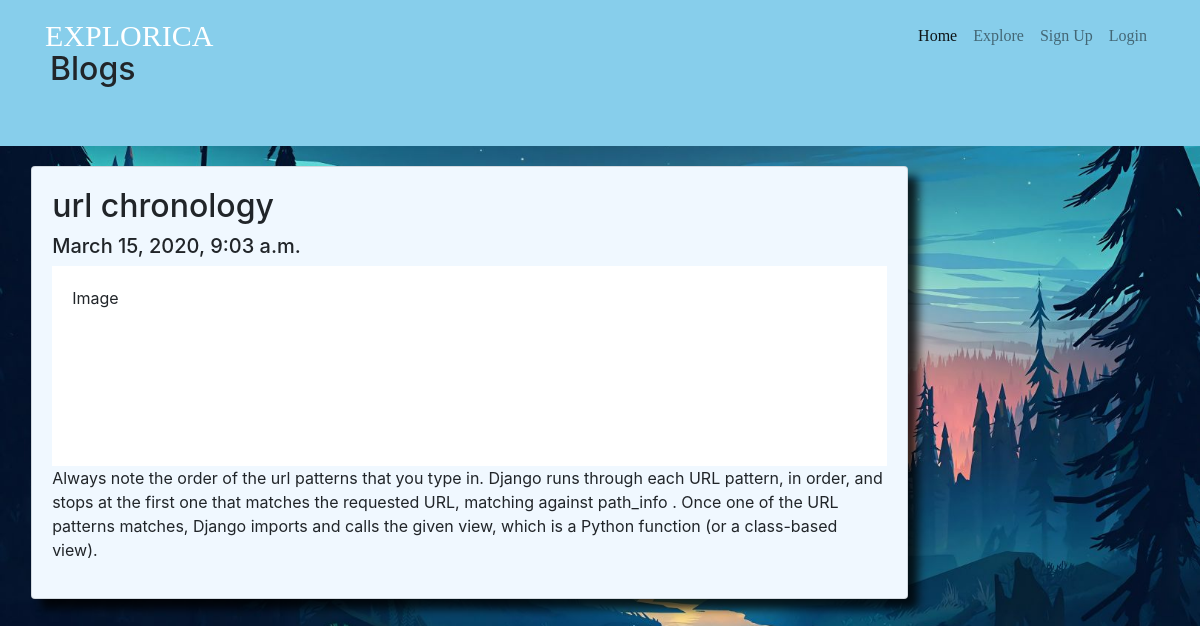
/blog/url-chronology/, run on the app's committed database.
### blog/models.py (models this page shows, shortened)
class Article(models.Model):
    article_image = models.ImageField(upload_to='images/', blank=True)
    article_title = models.CharField(max_length=50)
    user = models.ForeignKey(User, related_name='author', default=1, on_delete=models.CASCADE)
    article_about = models.TextField()
    slug = models.SlugField(unique=True, default=2)
    date_published = models.DateTimeField(auto_now_add=True)

### blog/views.py (the view)
# urls.py: path('<slug>/', views.blog_detail, name='detail-blog'),
def blog_detail(request, slug):
    single_blog = Article.objects.get(slug=slug)
    return render(request, 'blog/blog_detail.html', {'single_blog': single_blog})

### blog/templates/blog/blog_detail.html
{% extends 'main/base.html' %}
{% block content %}
    <div class="header">
      <h2> Blogs </h2>
    </div>
    <div class="row">
      <div class="leftcolumn">
        <div class="card">
          <h2>{{ single_blog.article_title }}</h2>
          <h5>{{ single_blog.date_published }}</h5>
          <div class="fakeimg" style="height:200px;">Image</div>
          <p>{{ single_blog.article_about }}</p>
        </div>
      </div>
    </div>
{% endblock %}

### main/static/main/style.css (style rules this page uses)
body { background-image: url("images/c.jpg"); background-size: cover ; }
.card { margin-top:15%; margin-left: 5%; position:relative; transition: 3s; box-shadow: 10px 10px 10px rgba(0,0,0,0.8); }
.header { padding: 50px; font-size: 40px; text-align: left; background: skyblue; }
.leftcolumn { float: left; width: 75%; }
.fakeimg { background-color: white; width: 100%; padding: 20px; }
.card { background-color: aliceblue; padding: 20px; margin-top: 20px; }

### data on the page
Article: article_title "url chronology", date_published "March 15, 2020, 9:03 a.m.", article_about "Always note the order of the url patterns that you type in. Django runs through each URL pattern, in order, and stops at the first one that matches the requested URL, matching against path_info . Once one of the URL patterns matches, Django imports and calls the given view, which is a Python function (or a class-based view)."
